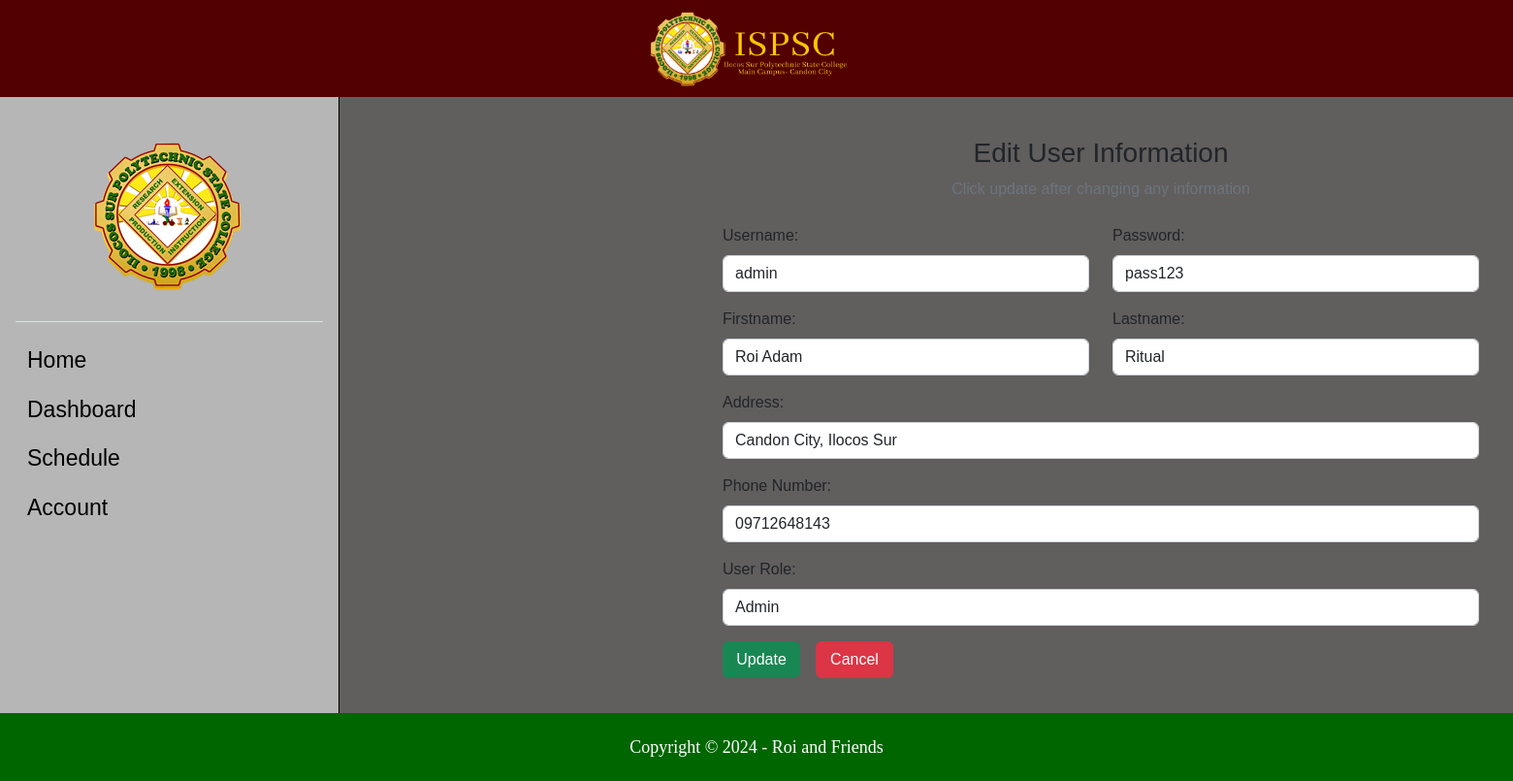
The page /SMS2/Codes/edit_admin.php?id=1 on the database its author committed.
### tables this page shows
CREATE TABLE `admin_staff` (
  `as_ID` int(11) NOT NULL,
  `as_uName` varchar(255) NOT NULL,
  `as_pWord` varchar(255) NOT NULL,
  `as_fName` varchar(255) NOT NULL,
  `as_lName` varchar(255) NOT NULL,
  `as_Address` varchar(255) NOT NULL,
  `as_pNum` varchar(255) NOT NULL,
  `ur_ID` int(11) NOT NULL
);

### SMS2/Codes/edit_admin.php (the view, shortened to what this page needs)
<?php
include "db_conn.php";
$id = $_GET["id"];
?>
<!DOCTYPE html>
<html lang="en">
<head>
    <link href="https://cdn.jsdelivr.net/npm/bootstrap@5.2.3/dist/css/bootstrap.min.css" rel="stylesheet"
>
    <link rel="stylesheet" href="https://cdnjs.cloudflare.com/ajax/libs/font-awesome/6.4.0/css/all.min.css"
 />
    <link rel="stylesheet" href="style.css">
</head>
<body>
    <div>
        <header>
            <a class="nav-link active" aria-current="page" href="home.php">
                <img src="Pictures/ispsc_logo2.png" alt="">
            </a>
        </header>
        <div class="mid-content">
            <section>
                <div class="sidebar flex-shrink-0 p-3">
                    <div class="logo">
                        <a href="home.php">
                            <img src="Pictures/ispsc_logo.png" alt="">
                        </a>
                    </div>
                    <ul class="list-unstyled ps-0">
                        <li class="border-top my-3"></li>
                        <li class="mb-1">
                            <button
                                class="sidenav btn btn-toggle d-inline-flex align-items-center rounded border-0 collapsed">
                                <a class="ahome" href="home.php">Home</a>
                            </button>
                        </li>
                        <li class="mb-1">
                            <button
                                class="sidenav btn btn-toggle d-inline-flex align-items-center rounded border-0 collapsed"
                                data-bs-toggle="collapse" data-bs-target="#dashboard-collapse" aria-expanded="false">
                                Dashboard
                            </button>
                        </li>
                        <li class="mb-1">
                            <button
                                class="sidenav btn btn-toggle d-inline-flex align-items-center rounded border-0 collapsed"
                                data-bs-toggle="collapse" data-bs-target="#orders-collapse" aria-expanded="false">
                                Schedule
                            </button>
                        </li>
                        <li class="mb-1">
                            <button
                                class="sidenav btn btn-toggle d-inline-flex align-items-center rounded border-0 collapsed"
                                data-bs-toggle="collapse" data-bs-target="#account-collapse" aria-expanded="false">
                                Account
                            </button>
                        </li>
                    </ul>
                </div>
                <div class="list-container">
                <div class="text-center mb-4">
                    <h3>Edit User Information</h3>
                    <p class="text-muted">Click update after changing any information</p>
                </div>
                <?php
                $sql = "SELECT * FROM `admin_staff` WHERE as_ID = $id";
                $result = mysqli_query($conn, $sql);
                $row = mysqli_fetch_assoc($result);
                ?>
                <div class="container d-flex justify-content-center">
                    <form action="" method="post" style="width:50vw; min-width:300px;">
                        <div class="row mb-3">
                            <div class="col">
                                <label class="form-label">Username:</label>
                                <input type="text" class="form-control" name="as_uName"
                                    value="<?php echo $row['as_uName'] ?>">
                            </div>
                            <div class="col">
                                <label class="form-label">Password:</label>
                                <input type="text" class="form-control" name="as_pWord"
                                    value="<?php echo $row['as_pWord'] ?>">
                            </div>
                        </div>
                        <div class="row mb-3">
                            <div class="col">
                                <label class="form-label">Firstname:</label>
                                <input type="text" class="form-control" name="as_fName"
                                    value="<?php echo $row['as_fName'] ?>">
                            </div>
                            <div class="col">
                                <label class="form-label">Lastname:</label>
                                <input type="text" class="form-control" name="as_lName"
                                    value="<?php echo $row['as_lName'] ?>">
                            </div>
                        </div>
                        <div class="mb-3">
                            <label class="form-label">Address:</label>
                            <input type="text" class="form-control" name="as_Address" value="<?php echo $row['as_Address'] ?>">
                        </div>
                        <div class="mb-3">
                            <label class="form-label">Phone Number:</label>
                            <input type="text" class="form-control" name="as_pNum" value="<?php echo $row['as_pNum'] ?>">
                        </div>
                        <div class="mb-3">
                            <th><label class="form-label">User Role:</label></th>
                            <td>
                                <select class="form-control input-sm" name="ur_ID" value="<?php echo $row['ur_ID'] ?>">
                                    <?php
                                    include "db_conn.php";
                                    $userrole = mysqli_query($conn, "SELECT * FROM user_role");
                                    while ($c = mysqli_fetch_array($userrole)) {
                                    ?>
                                    <option value="<?php echo $c['ur_ID']?>"><?php echo $c['ur_Title'] ?></option>
                                    <?php } ?>
                                </select>
                            </td>
                        </div>
                        <div class="addbtn">
                            <button type="submit" class="savebtn btn btn-success" name="submit">Update</button>
                            <a href="admin.php" class="btn btn-danger">Cancel</a>
                        </div>
                    </form>
                </div>
                </div>
            </section>
        </div>
        <footer>
            <p>Copyright © 2024 - Roi and Friends</p>
        </footer>
    </div>
</body>
</html>

### SMS2/Codes/style.css (style rules this page uses)
* { margin: 0; padding: 0; font-family: Arial, Helvetica, sans-serif; text-decoration: none; box-sizing: border-box; }
body { background-color: aquamarine; background-size: cover; display: flex; }
.btn { display: flex; justify-content: center; }
.mid-content { margin-top: 6.2rem; height: 82.2vh; }
.mid-content section { display: flex; flex-direction: row; }
.sidebar .logo { margin: 2rem 5rem; }
.sidebar { background-color: #b6b6b6; box-shadow: 0 0px 0px rgba(0, 0, 0, 0.288); height: 82.2vh; margin-bottom: 4px; width: 350px; min-width: 100px; border-right: 1px solid black; }
.sidebar button { font-weight: 500; font-size: 23px; color: black; }
.sidebar .sidenav { font-weight: 500; font-size: 23px; color: black; }
.sidebar .sidenav a { font-size: 23px; }
.sidebar a { font-weight: 400; font-size: 18px; text-decoration: none; color: black; }
.mid-content, .main-container { background-color: #615e5e; width: 1920px; }
.mid-content, .list-container { background-color: #615e5e; width: 1920px; }
.list-container { margin-top: -3rem; padding: 90px; }
.list-container a { width: 150px; margin-bottom: 1rem; }
.list-container .addbtn { display: flex; }
.list-container .addbtn a { margin-left: 1rem; width: 80px; }
.list-container .addbtn .savebtn { width: 80px; height: 38px; }
header { background-color: #520000; width: 100%; height: 100px; position: absolute; display: flex; justify-content: center; }
header img { height: 130px; margin-top: -0.5rem; }
footer { display: flex; justify-content: center; align-items: center; width: 100%; height: 70px; background-color: #006600; position: absolute; bottom: 0; left: 0; right: 0; }
footer p { color: #fff; margin: 0; font-family: 'Calibri'; font-size: 18px; }

### rows shown on the page
admin_staff: as_uName "admin", as_pWord "pass123", as_fName "Roi Adam", as_lName "Ritual", as_Address "Candon City, Ilocos Sur", as_pNum "09712648143"

### other values the page prints
form field ur_ID "Admin"
